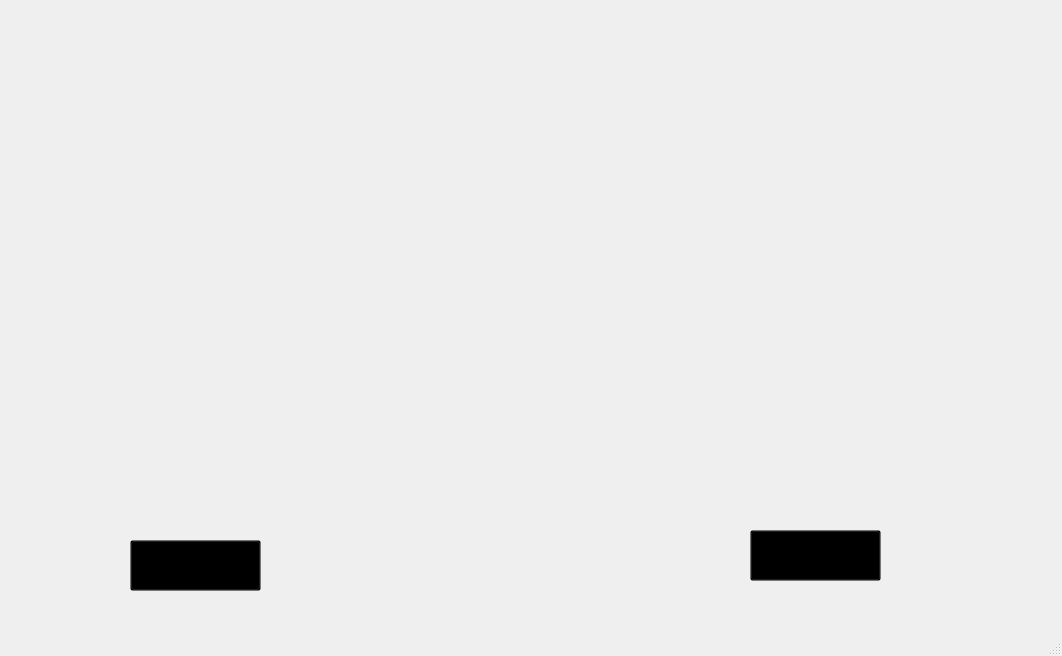
<?xml version="1.0" encoding="UTF-8"?>
<ui version="4.0">
 <class>MainWindow</class>
 <widget class="QMainWindow" name="MainWindow">
  <property name="geometry">
   <rect>
    <x>0</x>
    <y>0</y>
    <width>1062</width>
    <height>656</height>
   </rect>
  </property>
  <property name="windowTitle">
   <string>MainWindow</string>
  </property>
  <widget class="QWidget" name="centralwidget">
   <widget class="QLabel" name="label">
    <property name="geometry">
     <rect>
      <x>-4</x>
      <y>0</y>
      <width>1071</width>
      <height>621</height>
     </rect>
    </property>
    <property name="text">
     <string/>
    </property>
    <property name="pixmap">
     <pixmap>gif/label4.gif</pixmap>
    </property>
    <property name="scaledContents">
     <bool>true</bool>
    </property>
   </widget>
   <widget class="QLabel" name="label_2">
    <property name="geometry">
     <rect>
      <x>830</x>
      <y>470</y>
      <width>231</width>
      <height>141</height>
     </rect>
    </property>
    <property name="text">
     <string/>
    </property>
    <property name="pixmap">
     <pixmap>gif/1625133656678.jpg</pixmap>
    </property>
    <property name="scaledContents">
     <bool>true</bool>
    </property>
   </widget>
   <widget class="QLabel" name="label_3">
    <property name="geometry">
     <rect>
      <x>0</x>
      <y>-100</y>
      <width>411</width>
      <height>301</height>
     </rect>
    </property>
    <property name="text">
     <string/>
    </property>
    <property name="pixmap">
     <pixmap>gif/label6.gif</pixmap>
    </property>
    <property name="scaledContents">
     <bool>true</bool>
    </property>
   </widget>
   <widget class="QLabel" name="label_4">
    <property name="geometry">
     <rect>
      <x>870</x>
      <y>0</y>
      <width>191</width>
      <height>71</height>
     </rect>
    </property>
    <property name="text">
     <string/>
    </property>
    <property name="pixmap">
     <pixmap>gif/1625133656673.jpg</pixmap>
    </property>
    <property name="scaledContents">
     <bool>true</bool>
    </property>
   </widget>
   <widget class="QLabel" name="label_5">
    <property name="geometry">
     <rect>
      <x>680</x>
      <y>0</y>
      <width>191</width>
      <height>71</height>
     </rect>
    </property>
    <property name="text">
     <string/>
    </property>
    <property name="pixmap">
     <pixmap>gif/1625133656673.jpg</pixmap>
    </property>
    <property name="scaledContents">
     <bool>true</bool>
    </property>
   </widget>
   <widget class="QTextBrowser" name="textBrowser">
    <property name="geometry">
     <rect>
      <x>700</x>
      <y>20</y>
      <width>151</width>
      <height>31</height>
     </rect>
    </property>
    <property name="styleSheet">
     <string notr="true">background:transparent;
border-radius:none;</string>
    </property>
   </widget>
   <widget class="QTextBrowser" name="textBrowser_2">
    <property name="geometry">
     <rect>
      <x>890</x>
      <y>20</y>
      <width>151</width>
      <height>31</height>
     </rect>
    </property>
    <property name="styleSheet">
     <string notr="true">background:transparent;
border-radius:none;</string>
    </property>
   </widget>
   <widget class="QLabel" name="label_6">
    <property name="geometry">
     <rect>
      <x>120</x>
      <y>520</y>
      <width>151</width>
      <height>81</height>
     </rect>
    </property>
    <property name="text">
     <string/>
    </property>
    <property name="pixmap">
     <pixmap>gif/1625133656657.png</pixmap>
    </property>
    <property name="scaledContents">
     <bool>true</bool>
    </property>
   </widget>
   <widget class="QLabel" name="label_7">
    <property name="geometry">
     <rect>
      <x>740</x>
      <y>520</y>
      <width>151</width>
      <height>81</height>
     </rect>
    </property>
    <property name="text">
     <string/>
    </property>
    <property name="pixmap">
     <pixmap>gif/1625133656662.png</pixmap>
    </property>
    <property name="scaledContents">
     <bool>true</bool>
    </property>
   </widget>
   <widget class="QPushButton" name="pushButton">
    <property name="geometry">
     <rect>
      <x>130</x>
      <y>540</y>
      <width>131</width>
      <height>51</height>
     </rect>
    </property>
    <property name="styleSheet">
     <string notr="true">background:transparent;
</string>
    </property>
    <property name="text">
     <string/>
    </property>
   </widget>
   <widget class="QPushButton" name="pushButton_2">
    <property name="geometry">
     <rect>
      <x>750</x>
      <y>530</y>
      <width>131</width>
      <height>51</height>
     </rect>
    </property>
    <property name="styleSheet">
     <string notr="true">background:transparent;
</string>
    </property>
    <property name="text">
     <string/>
    </property>
   </widget>
  </widget>
  <widget class="QMenuBar" name="menubar">
   <property name="geometry">
    <rect>
     <x>0</x>
     <y>0</y>
     <width>1062</width>
     <height>21</height>
    </rect>
   </property>
  </widget>
  <widget class="QStatusBar" name="statusbar"/>
 </widget>
 <resources/>
 <connections/>
</ui>
